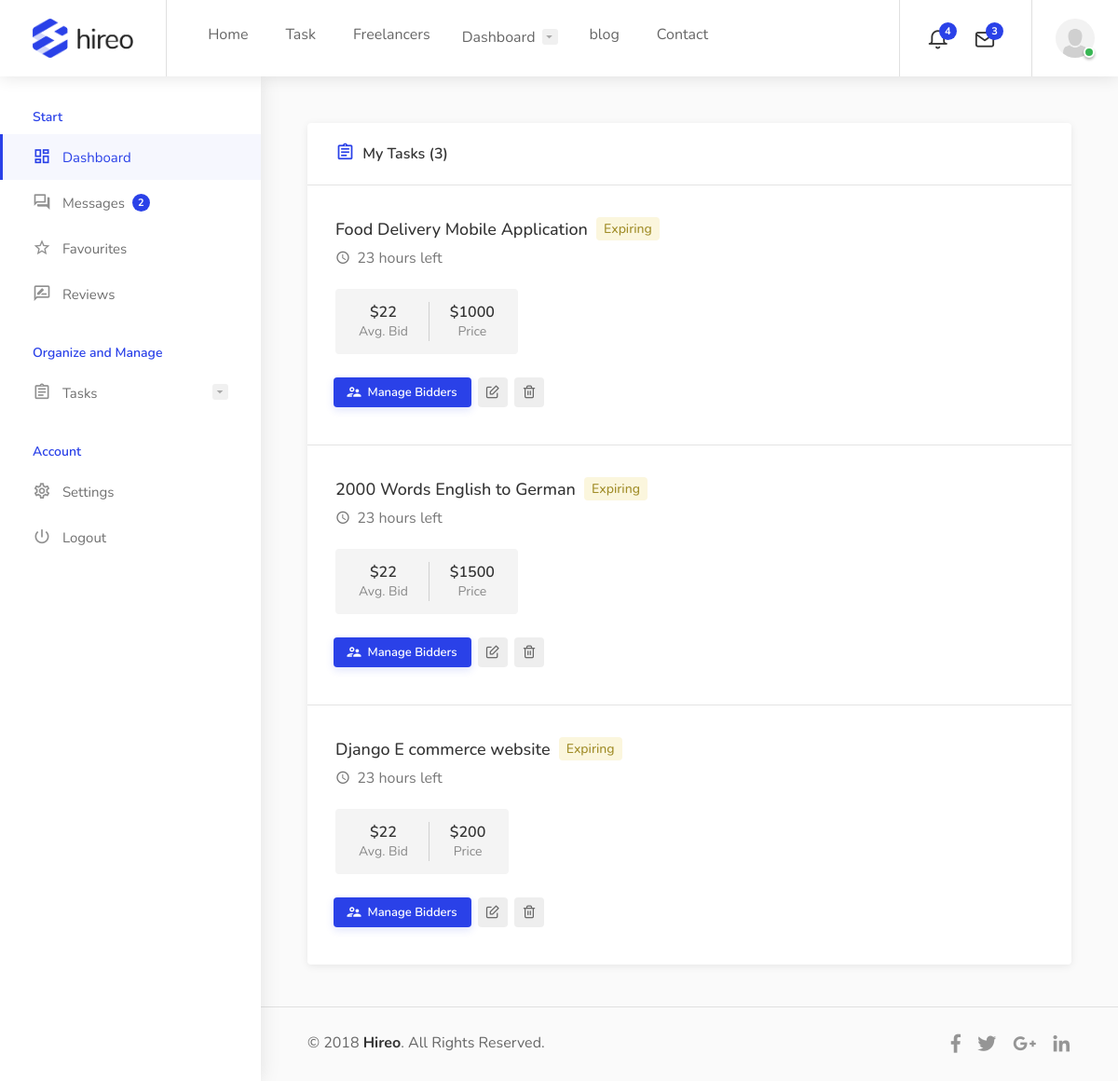
Page /dashboard/task (signed in) on the committed database.
### user/models.py (models this page shows, shortened)
class Profile(models.Model):
    user = models.OneToOneField(User, on_delete=models.CASCADE)
    image = models.ImageField(default = 'default.png', upload_to='profile_pics')
    tagline = models.CharField(max_length=200,  default='Enter your tagline here')
    bio = models.CharField(max_length=1000, default='Enter your bio here')
    favourite = models.ManyToManyField(User, related_name='favorited_by', blank=True)

### job/models.py (models this page shows, shortened)
class Job(models.Model):
    author = models.ForeignKey(User, on_delete=models.CASCADE)
    title = models.CharField(max_length=200)
    job_type = models.ForeignKey(Type, on_delete=models.DO_NOTHING)
    job_category = models.ForeignKey(Category, on_delete=models.DO_NOTHING)
    cost = models.IntegerField(default=100)
    skill = models.ManyToManyField(Skill, blank=True)
    date_created = models.DateTimeField(default=timezone.now)
    description = models.CharField(max_length=10000)
    favourite = models.ManyToManyField(User, related_name='fav_task', blank=True)

### user/views.py (the view)
# urls.py: path('dashboard/task', dashboard_task, name='dashboard-task'),
def dashboard_task(request):
    user = request.user
    jobs = Job.objects.filter(author=user)
    jobs_count = jobs.count()
    bids = Bid.objects.filter(job__in=jobs)
    bid_count = bids.count
    context={
        "tasks":jobs,
        'bids':bids,
        'bid_count':bid_count,
        'jobs_count':jobs_count
    }
    return render(request, 'user/task_list.html', context)

### user/templates/user/task_list.html (shortened to what this page needs)
{% extends 'user/dashboard.html' %}
{% block content %}
<div class="row">
    <div class="col-xl-12">
        <div class="dashboard-box margin-top-0">
            <div class="headline">
                <h3><i class="icon-material-outline-assignment"></i> My Tasks ({{jobs_count}})</h3>
            </div>
            <div class="content">
                <ul class="dashboard-box-list">
                    {% for task in tasks %}
                    <li>
                        <div class="job-listing width-adjustment">
                            <div class="job-listing-details">
                                <div class="job-listing-description">
                                    <h3 class="job-listing-title"><a href="#">{{ task.title }}</a> <span class="dashboard-status-button yellow">Expiring</span></h3>
                                    <div class="job-listing-footer">
                                        <ul>
                                            <li><i class="icon-material-outline-access-time"></i> 23 hours left</li>
                                        </ul>
                                    </div>
                                </div>
                            </div>
                        </div>
                        <ul class="dashboard-task-info">
                            <li><strong>$22</strong><span>Avg. Bid</span></li>
                            <li><strong>${{ task.cost }}</strong><span>Price</span></li>
                        </ul>
                        <div class="buttons-to-right always-visible">
                            <a href="{% url 'manage-bidders' task.id %}" class="button ripple-effect"> Manage Bidders </a>
                            <a href="#" class="button gray ripple-effect ico" title="Edit" data-tippy-placement="top"></a>
                            <a href="#" class="button gray ripple-effect ico" title="Remove" data-tippy-placement="top"></a>
                        </div>
                    </li>
                    {% endfor %}
                </ul>
            </div>
        </div>
    </div>
</div>
{% endblock content %}

### user/templates/user/dashboard.html (shortened to what this page needs)
{% load static %}
<!doctype html>
<html lang="en">
<head>
<link rel="stylesheet" href="{% static 'job/css/style.css' %}">
<link rel="stylesheet" href="{% static 'job/css/colors/blue.css' %}">
<link rel="stylesheet" href="{% static 'job/css/messages.css' %}">
</head>
<body class="gray">
<div id="wrapper">
<header id="header-container" class="fullwidth dashboard-header not-sticky">
	<div id="header">
		<div class="container">
			<div class="left-side">
				<div id="logo">
					<a href="{% url 'job-home' %}"><img src="{% static 'job/images/logo.png' %}" alt=""></a>
				</div>
				<nav id="navigation">
					<ul id="responsive">
						<li><a href="{% url 'job-home' %}">Home</a>
						</li>
						<li><a href="{% url 'job-list' %}">Task</a></li>
						<li><a href="{% url 'freelancer' %}">Freelancers</a></li>
						{% if user.is_authenticated %}
					<li><a href="#">Dashboard</a>
					</li>
					{% endif %}
					<li><a href="#">blog</a></li>
					<li><a href="#">Contact</a></li>
					</ul>
				</nav>
			</div>
		{% if user.is_authenticated %}
		<div class="right-side">
			<div class="header-widget hide-on-mobile">
				<div class="header-notifications">
					<div class="header-notifications-trigger">
						<a href="#"><i class="icon-feather-bell"></i><span>4</span></a>
					</div>
				</div>
				<div class="header-notifications">
					<div class="header-notifications-trigger">
						<a href="#"><i class="icon-feather-mail"></i><span>3</span></a>
					</div>
				</div>
			</div>
			<div class="header-widget">
				<div class="header-notifications user-menu">
					<div class="header-notifications-trigger">
						<a href="#"><div class="user-avatar status-online"><img src="{{ user.profile.image.url }}" alt=""></div></a>
					</div>
				</div>
			</div>
		</div>
		{% endif %}
		</div>
	</div>
</header>
<div class="dashboard-container">
	<div class="dashboard-sidebar">
		<div class="dashboard-sidebar-inner" data-simplebar>
			<div class="dashboard-nav-container">
				<div class="dashboard-nav">
					<div class="dashboard-nav-inner">
						<ul data-submenu-title="Start">
							<li class="active"><a href="{% url 'dashboard' %}"><i class="icon-material-outline-dashboard"></i> Dashboard</a></li>
							<li><a href="{% url 'dashboard-messages' %}"><i class="icon-material-outline-question-answer"></i> Messages <span class="nav-tag">2</span></a></li>
							<li><a href="{% url 'dashboard-favourites' %}"><i class="icon-material-outline-star-border"></i> Favourites</a></li>
							<li><a href="{% url 'reviews' %}"><i class="icon-material-outline-rate-review"></i> Reviews</a></li>
						</ul>
						<ul data-submenu-title="Organize and Manage">
							<li><a href="#"><i class="icon-material-outline-assignment"></i> Tasks</a>
							</li>
						</ul>
						<ul data-submenu-title="Account">
							<li><a href="{% url 'profile-update' %}"><i class="icon-material-outline-settings"></i> Settings</a></li>
							<li><a href="{% url 'logout' %}"><i class="icon-material-outline-power-settings-new"></i> Logout</a></li>
						</ul>
					</div>
				</div>
			</div>
		</div>
	</div>
	<div class="dashboard-content-container" data-simplebar>
		<div class="dashboard-content-inner" >
			{% block content %}
			{% endblock content %}
			<div class="dashboard-footer-spacer"></div>
			<div class="small-footer margin-top-15">
				<div class="small-footer-copyrights">
					© 2018 <strong>Hireo</strong>. All Rights Reserved.
				</div>
				<ul class="footer-social-links">
					<li>
						<a href="#" title="Facebook" data-tippy-placement="top">
							<i class="icon-brand-facebook-f"></i>
						</a>
					</li>
					<li>
						<a href="#" title="Twitter" data-tippy-placement="top">
							<i class="icon-brand-twitter"></i>
						</a>
					</li>
					<li>
						<a href="#" title="Google Plus" data-tippy-placement="top">
							<i class="icon-brand-google-plus-g"></i>
						</a>
					</li>
					<li>
						<a href="#" title="LinkedIn" data-tippy-placement="top">
							<i class="icon-brand-linkedin-in"></i>
						</a>
					</li>
				</ul>
			</div>
		</div>
	</div>
</div>
</div>
</body>
</html>

### job/static/job/css/colors/blue.css (style rules this page uses)
a, .header-widget .log-in-button:hover i, .notification-text span.color, .header-notifications-content .notification-text span.color, ul.user-menu-small-nav li a:hover, ul.user-menu-small-nav li a:hover i, #navigation ul li:hover a:after, #navigation ul li a.current, #navigation ul li a.current:after, #navigation ul li:hover a, #breadcrumbs ul li a:hover, #breadcrumbs.white ul li a:hover, .single-page-header .header-details li a:hover, .blog-post-content h3 a:hover, #posts-nav li a:hover, .task-tags span, .freelancer-detail-item a:hover, .list-4 li:before, .list-3 li:before, .list-2 li:before, .list-1 li:before, .share-buttons-content span strong, .keyword, .banner-headline strong.color, .category-box-icon, .recommended .pricing-plan-label, .recommended .pricing-plan-label strong, .boxed-widget.summary li.total-costs span, .testimonial-box:before, .single-counter h3, .popup-tabs-nav li.active a, .dialog-with-tabs .forgot-password:hover, .dropdown-menu > li > a:hover, .dropdown-menu > .active > a, .dropdown-menu > .active > a:hover, .bootstrap-select .dropdown-menu li.selected a span.check-mark:before, .bootstrap-select .dropdown-menu li.selected:hover a span.check-mark:before, .boxed-list-headline h3 i, .boxed-list-item .item-details .detail-item a:hover, .job-overview .job-overview-inner ul li i, .dashboard-nav ul:before, .dashboard-nav ul li.active-submenu a i, .dashboard-nav ul li.active a i, .dashboard-nav ul li:hover a i, .dashboard-nav ul li.active-submenu a, .dashboard-nav ul li:hover a, .dashboard-nav ul li.active a, .dashboard-nav ul li.active-submenu a:after, .dashboard-nav ul li.active a:after, .dashboard-nav ul li:hover a:after, .dashboard-box .headline h3 i, .help-icon, .header-widget .log-in-button:hover, .header-widget .log-in-button:hover i { color:#2a41e8; }
#backtotop a, .header-notifications-trigger span, a.header-notifications-button, #navigation ul ul.dropdown-nav ul.dropdown-nav li:hover a:after, #navigation ul ul.dropdown-nav li:hover a:after, .mm-menu em.mm-counter, .language-switcher.bootstrap-select.btn-group.open button, .language-switcher.bootstrap-select.btn-group button:hover, .footer-links ul li a span:before, .newsletter button, .pagination ul li a.current-page, a.blog-post-info:hover, #posts-nav li a:hover span, .comment-by a.reply:hover, .contact-address-headline:after, .enable-filters-button span, .enable-filters-button i, .job-listing.with-apply-button:hover .list-apply-button, .letters-list a.current, span.button, button.button, input[type="button"], input[type="submit"], a.button, .list-1 li:before, mark.color, table.basic-table th, .copy-url .copy-url-button, .keyword-input-container .keyword-input-button, .tags-container input[type="checkbox"]:checked + label, input:checked + .switch-button, .radio input[type="radio"] + label .radio-label:after, .uploadButton .uploadButton-button:hover, .pricing-plan .button:hover, .pricing-plan.recommended .button, .pricing-plan .recommended-badge, .payment-tab-trigger > input:checked ~ label::after, .breathing-icon, .icon-box-check, .testimonial-author span, .qtyInc:hover, .qtyDec:hover, #sign-in-dialog .mfp-close:hover, #small-dialog-1 .mfp-close:hover, #small-dialog-2 .mfp-close:hover, #small-dialog-3 .mfp-close:hover, #small-dialog-4 .mfp-close:hover, #small-dialog .mfp-close:hover, .slider-selection, .cluster-visible, .marker-container, .custom-zoom-in:hover, .custom-zoom-out:hover, #geoLocation:hover, #streetView:hover, #scrollEnabling:hover, #scrollEnabling.enabled, a.apply-now-button, a.attachment-box:hover, .freelancer-indicators .indicator-bar span, .dashboard-nav ul li span.nav-tag, .dashboard-box .button.dark:not(.ico):hover, .messages-inbox ul li:before, .message-by h5 i, .message-bubble.me .message-text { background-color:#2a41e8; }
.payment-tab-trigger > input:checked ~ label::before, .dashboard-nav ul li.active-submenu, .dashboard-nav ul li.active, .dashboard-nav ul li:hover { border-color:#2a41e8; }
span.button, button.button, input[type="button"], input[type="submit"], a.button { box-shadow: 0 4px 12px rgba(42,65,232,0.15); }
.dashboard-nav ul li.active-submenu, .dashboard-nav ul li.active, .dashboard-nav ul li:hover { background-color: rgba(42,65,232,0.04); }
.dashboard-nav ul li.active-submenu a:after, .dashboard-nav ul li.active a:after, .dashboard-nav ul li:hover a:after { background: rgba(42,65,232,0.13); }
.dashboard-box-list .button { box-shadow: 0 3px 8px rgba(42,65,232,0.15); }

### rows in the picture
Job: title "Food Delivery Mobile Application", cost "1000"
Job: title "2000 Words English to German", cost "1500"
Job: title "Django E commerce website", cost "200"

### other values in the picture
{{ jobs_count }} "3"
